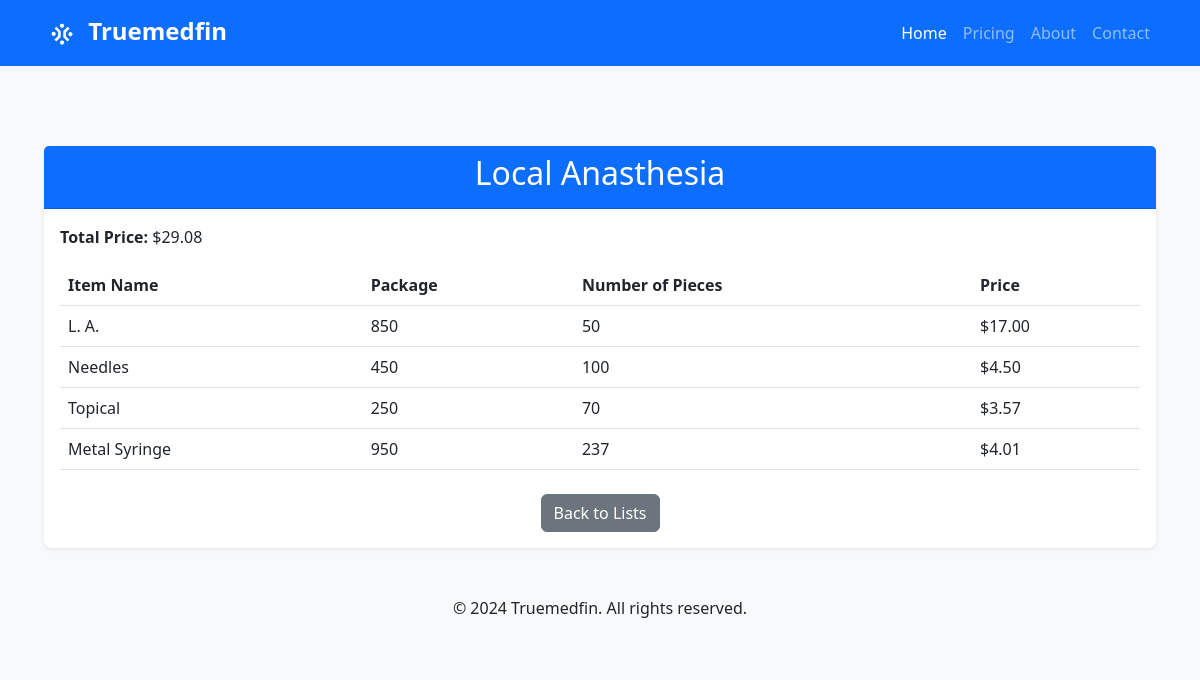
The page /pricing/lists/5/ on the database its author committed.
### dashboard/models.py (models this page shows, shortened)
class List(models.Model):
    name = models.CharField(max_length=100)
    items = models.ManyToManyField(Item)
    def list_price(self):
        items = self.items.all()
        return sum(item.price() for item in items)

class Item(models.Model):
    name = models.CharField(max_length=100)
    package = models.IntegerField()
    number_of_pieces = models.IntegerField()
    def price(self):
        if self.number_of_pieces == 0 or self.package == 0:
            return 0
        return self.package / self.number_of_pieces

### dashboard/views.py (the view)
# urls.py: path('lists/<int:list_id>/', list_detail_view, name='list_detail'),
def list_detail_view(request, list_id):
        list_obj = get_object_or_404(List, id=list_id)
        return render(request, 'list_details.html', {'list': list_obj})

### templates/list_details.html
{% extends "base.html" %} {% block title %}{{ list.name }} Details{% endblock %} {% block content %}
<div class="container mt-5">
    <div class="card shadow-sm">
        <div class="card-header bg-primary text-white">
            <h2 class="text-center">{{ list.name }}</h2>
        </div>
        <div class="card-body">
            <p><strong>Total Price:</strong> ${{ list.list_price|floatformat:2 }}</p>
            <table class="table table-hover">
                <thead>
                    <tr>
                        <th>Item Name</th>
                        <th>Package</th>
                        <th>Number of Pieces</th>
                        <th>Price</th>
                    </tr>
                </thead>
                <tbody>
                    {% for item in list.items.all %}
                    <tr>
                        <td>{{ item.name }}</td>
                        <td>{{ item.package }}</td>
                        <td>{{ item.number_of_pieces }}</td>
                        <td>${{ item.price|floatformat:2 }}</td>
                    </tr>
                    {% endfor %}
                </tbody>
            </table>
            <div class="text-center mt-4">
                <a href="{% url 'lists' %}" class="btn btn-secondary">Back to Lists</a>
            </div>
        </div>
    </div>
</div>
{% endblock %}

### templates/base.html (style rules this page uses)
body { background-color: #f8f9fa; }
.card { border: none; border-radius: 0.5rem; box-shadow: 0 0 1rem rgba(0, 0, 0, 0.1); }

### rows shown on the page
List: name "Local Anasthesia", list_price "29.08"
Item: name "L. A.", package "850", number_of_pieces "50", price "17.00"
Item: name "Needles", package "450", number_of_pieces "100", price "4.50"
Item: name "Topical", package "250", number_of_pieces "70", price "3.57"
Item: name "Metal Syringe", package "950", number_of_pieces "237", price "4.01"
